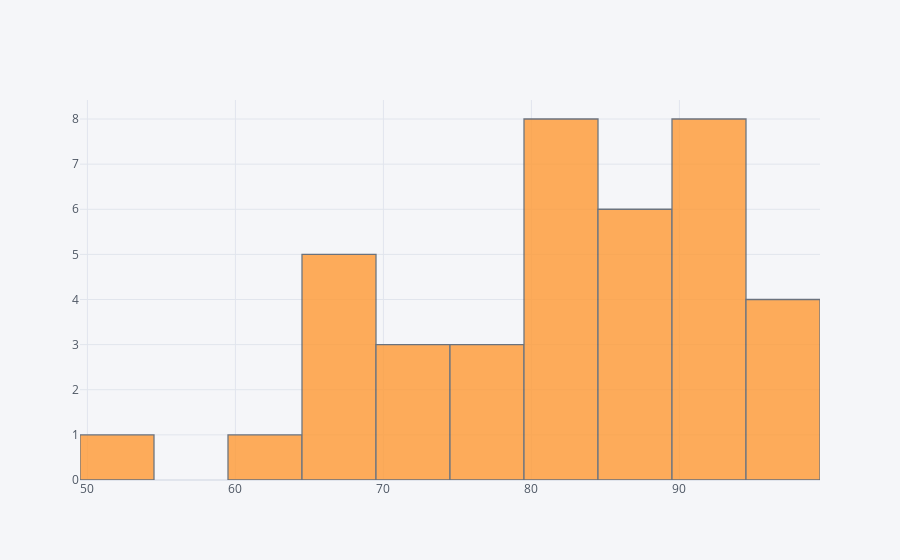

The code cell stored with this chart in its notebook:
### Code cell
df['Water quality as pct'].iplot(kind='hist')

### Figure 1 — Plotly figure (JSON) as saved in the notebook; plotly's stock layout.template omitted (floating-point values rounded to 4 significant figures)
{"data": [{"histfunc": "count", "histnorm": "", "marker": {"color": "rgba(255, 153, 51, 1.0)", "line": {"color": "#4D5663", "width": 1.3}}, "name": "Water quality as pct", "opacity": 0.8, "orientation": "v", "type": "histogram", "x": [92, 93, 84, 91, 69, 87, 94, 82, 94, 82, 93, 69, 76, 99, 82, 67, 71, 86, 78, 77, 85, 67, 93, 90, 96, 80, 87, 82, 89, 73, 95, 96, 63, 85, 84, 81, 72, 54, 69]}], "layout": {"barmode": "overlay", "legend": {"bgcolor": "#F5F6F9", "font": {"color": "#4D5663"}}, "paper_bgcolor": "#F5F6F9", "plot_bgcolor": "#F5F6F9", "title": {"font": {"color": "#4D5663"}}, "xaxis": {"gridcolor": "#E1E5ED", "showgrid": true, "tickfont": {"color": "#4D5663"}, "title": {"font": {"color": "#4D5663"}, "text": ""}, "zerolinecolor": "#E1E5ED"}, "yaxis": {"gridcolor": "#E1E5ED", "showgrid": true, "tickfont": {"color": "#4D5663"}, "title": {"font": {"color": "#4D5663"}, "text": ""}, "zerolinecolor": "#E1E5ED"}}}
